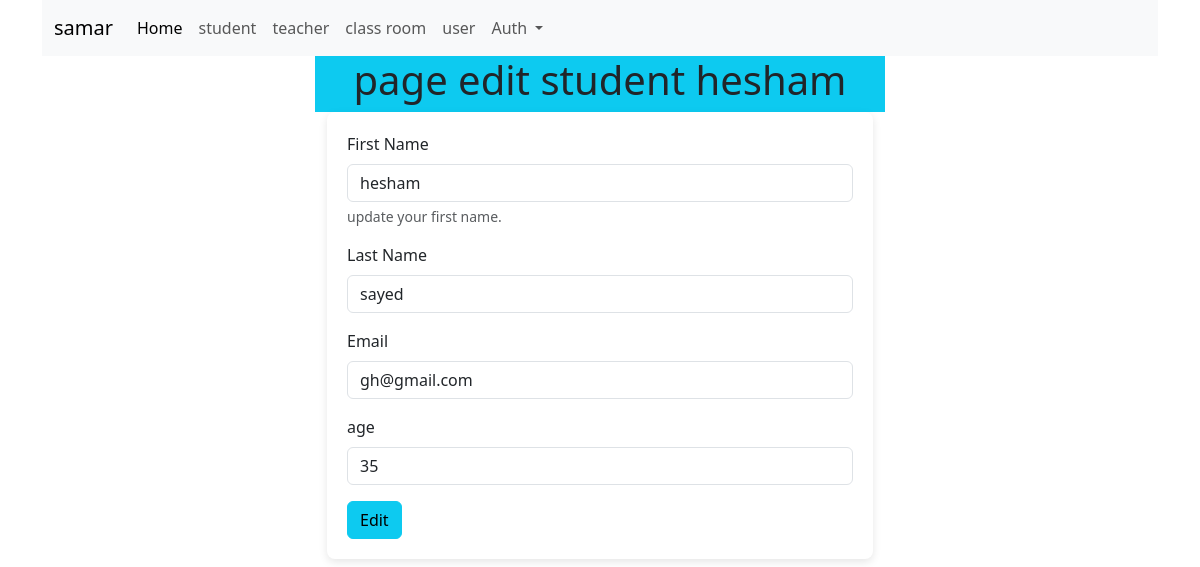
The app's page /student/edit.php?id=7 (signed in) with its own data.
### tables this page shows
CREATE TABLE `student_info` (
  `id` int(11) NOT NULL,
  `first_name` varchar(250) NOT NULL,
  `last_name` varchar(250) NOT NULL,
  `email` varchar(250) NOT NULL,
  `age` int(11) NOT NULL,
  `user_id` int(11) NOT NULL
);

### Connect.php (called while the page is built, shortened)
<?php
class Connect
{
    private $conn;
    public function __construct()
    {
        $this->conn = mysqli_connect(self::host_name, self::user_name, self::password, self::db, self::port);
    }
    public function selectOne($tableNmae, $id): array
    {
        $s = "select * from $tableNmae where id = $id  limit 1";
        $row = $this->conn->query($s);
        if ($row->num_rows > 0) {
            $data = $row->fetch_assoc();
            return $data;
        }
        return [];
    }
}

### student/edit.php (the view, shortened to what this page needs)
<?php
include_once "../Connect.php";
$conct = new Connect();
$student = $conct->selectOne('student_info', $_GET['id']);
include_once "../header.php";
?>
        <div class="row justify-content-center">
            <div class="col-6 bg-info">
                <h1 style="text-align: center;">page edit student <?php print  $student['first_name'] ?></h1>
            </div>
        </div>
        <div class="row justify-content-center">
            <div class="col-6">
                <form method="POST" style="border-radius: 8px;padding: 20px;box-shadow: 0 3px 8px rgba(0,0,0,0.1);">
                    <div class="mb-3">
                        <label class="form-label">First Name</label>
                        <input type="text" value="<?php print $student['first_name'] ?>" name='first_name' class="form-control">
                        <div class="form-text">update your first name.</div>
                    </div>
                    <div class="mb-3">
                        <label class="form-label">Last Name</label>
                        <input type="text" value="<?php print $student['last_name'] ?>" class="form-control" name='last_name'>
                    </div>
                    <div class="mb-3">
                        <label class="form-label">Email</label>
                        <input type="email" value="<?php print $student['email'] ?>" name='email' class="form-control">
                    </div>
                    <div class="mb-3">
                        <label class="form-label">age</label>
                        <input type="number" value="<?php print $student['age'] ?>" name='age' class="form-control">
                    </div>
                    <button type="submit" class="btn btn-info">Edit</button>
                </form>
            </div>
        </div>
    <?php
    include_once "../footer.php";

### records on screen
student_info: first_name "hesham", last_name "sayed", email "gh@gmail.com", age "35"

### other values on screen
$_SESSION['userName'] "samar"
